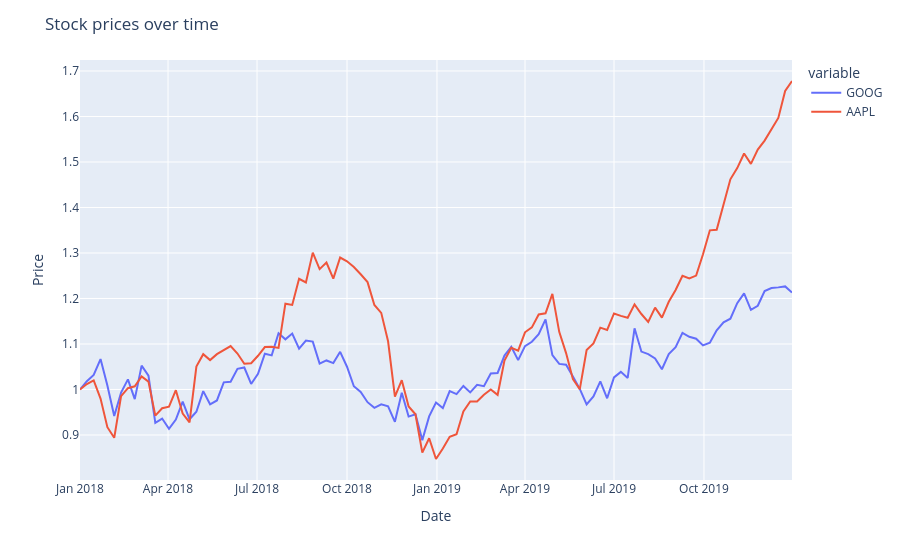

Write notebook code for a chart like this one.
### Code cell
fig = px.line(df,x='date', y=['GOOG','AAPL'])
fig.update_layout(title ='Stock prices over time',
                  xaxis_title='Date',
                  yaxis_title='Price')
